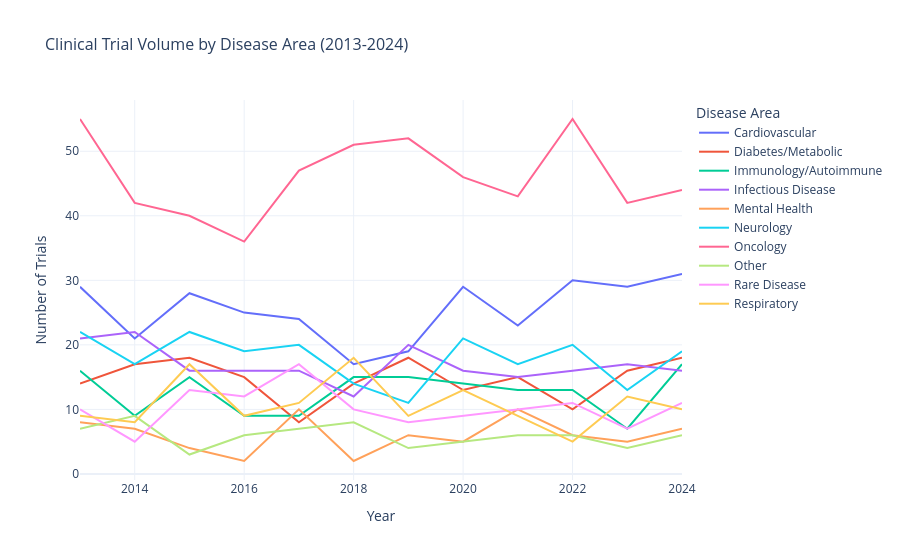

Source (notebook cell):
### Code cell
# Chart 3: Trial Volume Trend by Disease Area
trend = df.groupby(['start_year', 'disease_area']).size().reset_index(name='count')

fig = px.line(trend, x='start_year', y='count', color='disease_area',
              title='Clinical Trial Volume by Disease Area (2013-2024)',
              labels={'start_year': 'Year', 'count': 'Number of Trials', 
                      'disease_area': 'Disease Area'},
              template='plotly_white')

fig.update_layout(title_font_size=16)
fig.show()

### Figure 1 — Plotly figure (JSON) as saved in the notebook; plotly's stock layout.template omitted (floating-point values rounded to 4 significant figures)
{"data": [{"hovertemplate": "Disease Area=Cardiovascular<br>Year=%{x}<br>Number of Trials=%{y}<extra></extra>", "legendgroup": "Cardiovascular", "line": {"color": "#636efa", "dash": "solid"}, "marker": {"symbol": "circle"}, "mode": "lines", "name": "Cardiovascular", "orientation": "v", "showlegend": true, "type": "scatter", "x": [2013, 2014, 2015, 2016, 2017, 2018, 2019, 2020, 2021, 2022, 2023, 2024], "xaxis": "x", "y": [29, 21, 28, 25, 24, 17, 19, 29, 23, 30, 29, 31], "yaxis": "y"}, {"hovertemplate": "Disease Area=Diabetes/Metabolic<br>Year=%{x}<br>Number of Trials=%{y}<extra></extra>", "legendgroup": "Diabetes/Metabolic", "line": {"color": "#EF553B", "dash": "solid"}, "marker": {"symbol": "circle"}, "mode": "lines", "name": "Diabetes/Metabolic", "orientation": "v", "showlegend": true, "type": "scatter", "x": [2013, 2014, 2015, 2016, 2017, 2018, 2019, 2020, 2021, 2022, 2023, 2024], "xaxis": "x", "y": [14, 17, 18, 15, 8, 14, 18, 13, 15, 10, 16, 18], "yaxis": "y"}, {"hovertemplate": "Disease Area=Immunology/Autoimmune<br>Year=%{x}<br>Number of Trials=%{y}<extra></extra>", "legendgroup": "Immunology/Autoimmune", "line": {"color": "#00cc96", "dash": "solid"}, "marker": {"symbol": "circle"}, "mode": "lines", "name": "Immunology/Autoimmune", "orientation": "v", "showlegend": true, "type": "scatter", "x": [2013, 2014, 2015, 2016, 2017, 2018, 2019, 2020, 2021, 2022, 2023, 2024], "xaxis": "x", "y": [16, 9, 15, 9, 9, 15, 15, 14, 13, 13, 7, 17], "yaxis": "y"}, {"hovertemplate": "Disease Area=Infectious Disease<br>Year=%{x}<br>Number of Trials=%{y}<extra></extra>", "legendgroup": "Infectious Disease", "line": {"color": "#ab63fa", "dash": "solid"}, "marker": {"symbol": "circle"}, "mode": "lines", "name": "Infectious Disease", "orientation": "v", "showlegend": true, "type": "scatter", "x": [2013, 2014, 2015, 2016, 2017, 2018, 2019, 2020, 2021, 2022, 2023, 2024], "xaxis": "x", "y": [21, 22, 16, 16, 16, 12, 20, 16, 15, 16, 17, 16], "yaxis": "y"}, {"hovertemplate": "Disease Area=Mental Health<br>Year=%{x}<br>Number of Trials=%{y}<extra></extra>", "legendgroup": "Mental Health", "line": {"color": "#FFA15A", "dash": "solid"}, "marker": {"symbol": "circle"}, "mode": "lines", "name": "Mental Health", "orientation": "v", "showlegend": true, "type": "scatter", "x": [2013, 2014, 2015, 2016, 2017, 2018, 2019, 2020, 2021, 2022, 2023, 2024], "xaxis": "x", "y": [8, 7, 4, 2, 10, 2, 6, 5, 10, 6, 5, 7], "yaxis": "y"}, {"hovertemplate": "Disease Area=Neurology<br>Year=%{x}<br>Number of Trials=%{y}<extra></extra>", "legendgroup": "Neurology", "line": {"color": "#19d3f3", "dash": "solid"}, "marker": {"symbol": "circle"}, "mode": "lines", "name": "Neurology", "orientation": "v", "showlegend": true, "type": "scatter", "x": [2013, 2014, 2015, 2016, 2017, 2018, 2019, 2020, 2021, 2022, 2023, 2024], "xaxis": "x", "y": [22, 17, 22, 19, 20, 14, 11, 21, 17, 20, 13, 19], "yaxis": "y"}, {"hovertemplate": "Disease Area=Oncology<br>Year=%{x}<br>Number of Trials=%{y}<extra></extra>", "legendgroup": "Oncology", "line": {"color": "#FF6692", "dash": "solid"}, "marker": {"symbol": "circle"}, "mode": "lines", "name": "Oncology", "orientation": "v", "showlegend": true, "type": "scatter", "x": [2013, 2014, 2015, 2016, 2017, 2018, 2019, 2020, 2021, 2022, 2023, 2024], "xaxis": "x", "y": [55, 42, 40, 36, 47, 51, 52, 46, 43, 55, 42, 44], "yaxis": "y"}, {"hovertemplate": "Disease Area=Other<br>Year=%{x}<br>Number of Trials=%{y}<extra></extra>", "legendgroup": "Other", "line": {"color": "#B6E880", "dash": "solid"}, "marker": {"symbol": "circle"}, "mode": "lines", "name": "Other", "orientation": "v", "showlegend": true, "type": "scatter", "x": [2013, 2014, 2015, 2016, 2017, 2018, 2019, 2020, 2021, 2022, 2023, 2024], "xaxis": "x", "y": [7, 9, 3, 6, 7, 8, 4, 5, 6, 6, 4, 6], "yaxis": "y"}, {"hovertemplate": "Disease Area=Rare Disease<br>Year=%{x}<br>Number of Trials=%{y}<extra></extra>", "legendgroup": "Rare Disease", "line": {"color": "#FF97FF", "dash": "solid"}, "marker": {"symbol": "circle"}, "mode": "lines", "name": "Rare Disease", "orientation": "v", "showlegend": true, "type": "scatter", "x": [2013, 2014, 2015, 2016, 2017, 2018, 2019, 2020, 2021, 2022, 2023, 2024], "xaxis": "x", "y": [10, 5, 13, 12, 17, 10, 8, 9, 10, 11, 7, 11], "yaxis": "y"}, {"hovertemplate": "Disease Area=Respiratory<br>Year=%{x}<br>Number of Trials=%{y}<extra></extra>", "legendgroup": "Respiratory", "line": {"color": "#FECB52", "dash": "solid"}, "marker": {"symbol": "circle"}, "mode": "lines", "name": "Respiratory", "orientation": "v", "showlegend": true, "type": "scatter", "x": [2013, 2014, 2015, 2016, 2017, 2018, 2019, 2020, 2021, 2022, 2023, 2024], "xaxis": "x", "y": [9, 8, 17, 9, 11, 18, 9, 13, 9, 5, 12, 10], "yaxis": "y"}], "layout": {"legend": {"title": {"text": "Disease Area"}, "tracegroupgap": 0}, "title": {"font": {"size": 16}, "text": "Clinical Trial Volume by Disease Area (2013-2024)"}, "xaxis": {"anchor": "y", "domain": [0, 1], "title": {"text": "Year"}}, "yaxis": {"anchor": "x", "domain": [0, 1], "title": {"text": "Number of Trials"}}}}
